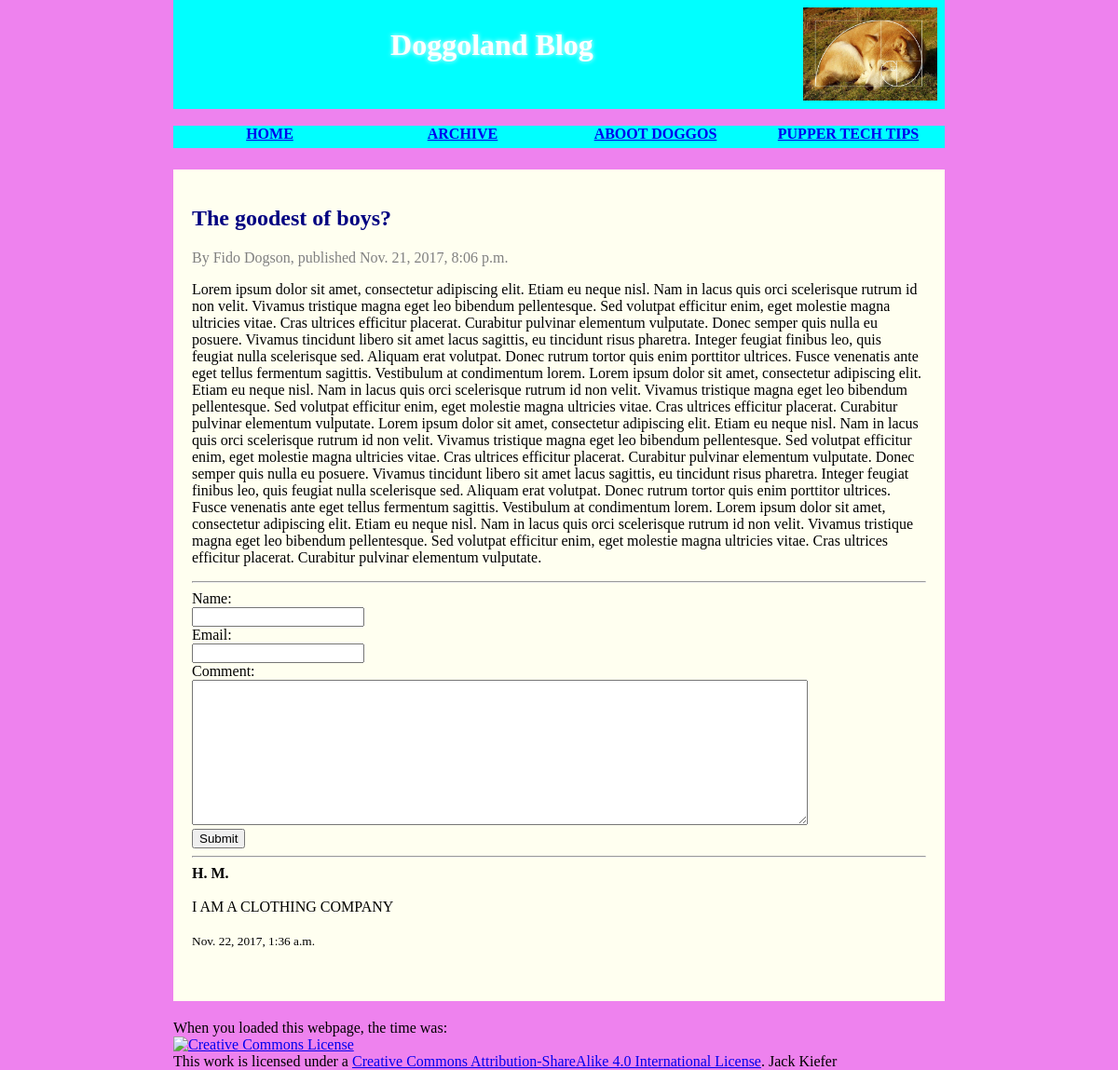
Page /blog/1/ on the committed database.
### blog/models.py (models this page shows, shortened)
class Blog(models.Model):
    title = models.CharField(max_length=200)
    author_name = models.CharField(max_length=50)
    content = models.TextField(max_length = 2000)
    posted_date = models.DateTimeField('date posted')

class Comments(models.Model):
    blog = models.ForeignKey(Blog, on_delete=models.CASCADE)
    commenter_nickname = models.CharField(max_length=50)
    email = models.EmailField()
    content = models.TextField(max_length=1000)
    posted_date = models.DateTimeField('date commented')

### blog/views.py (the view)
# urls.py: url(r'^(?P<blog_id>[0-9]+)/$', views.detail, name='detail'),
def detail(request, blog_id):
    try:
        blog = Blog.objects.get(pk=blog_id)
    except Blog.DoesNotExist:
        raise Http404("Blog post does not exist")
    return render(request, 'blog/detail.html', {'blog': blog})

### blog/templates/blog/detail.html (shortened to what this page needs)
{% load static %}
<!DOCTYPE html>
<html lang="en">
    <head>
        <link rel="stylesheet" type="text/css" href="{% static 'blog/style.css' %}">
    </head>
    <body>
    <header>
        <h1> Doggoland Blog </h1>
        <img src="{% static 'blog/fibbonaci.jpg'%}" alt="f i b b o n a c i  b o y e" />
    </header>
    <nav>
      <ul>
        <li><a href="{% url 'blog:index' %}">Home</a></li>
        <li><a href="{% url 'blog:archive' %}">Archive</a></li>
        <li><a href="{% url 'blog:aboot' %}">Aboot doggos</a></li>
        <li><a href="{% url 'blog:tech' %}">Pupper Tech Tips</a></li>
      </ul>
    </nav>
    <main>
      <article>
<h2>{{ blog.title }}</h2>
<font color="gray">By {{ blog.author_name }}, published {{ blog.posted_date }}</font>
<p>{{ blog.content }}</p>
<hr>
<form action="{% url 'blog:comment' blog.id %}" method="post">
Name:</br>
<input type="text" name="nickname" /><br />
Email:</br>
<input type="email" name="email" /><br/>
Comment:</br>
<textarea name="commentbody" rows="10" cols="80"></textarea>
<br/>
<button type="submit">Submit</button>
</form>
{% for comment in blog.comments_set.all reversed %}
<hr>
<b>{{comment.commenter_nickname}}</b></br></br>
{{comment.content}}<br/></br>
<small>{{comment.posted_date}}</small></br></br></br>
{% endfor %}
      </article>
    </main>
    <footer>
    When you loaded this webpage, the time was: {{ curTime }}
    <br/>
    <a rel="license" href="http://creativecommons.org/licenses/by-sa/4.0/"><img alt="Creative Commons License" style="border-width:0" src="https://i.creativecommons.org/l/by-sa/4.0/88x31.png" /></a><br />This work is licensed under a <a rel="license" href="http://creativecommons.org/licenses/by-sa/4.0/">Creative Commons Attribution-ShareAlike 4.0 International License</a>. Jack Kiefer
    </footer>
   </body>
</html>

### blog/static/blog/style.css (style rules this page uses)
html { margin: 0; padding: 0; }
body { margin: 0; padding: 0; background-color: violet; width: 69%; margin: 0 auto; }
h1, h2, h3 { font-family: cursive; }
header { margin-bottom: 15px; display: flex; padding: 1%; background-color: cyan; }
header img { display: block; height: 100px; }
h1 { flex: 5; font-size: 2em; text-align: center; text-shadow: 0px 0px 5px white; color: white; }
h2 { color: navy; }
nav { height: 30px; display: flex; flex: 100%; }
nav ul { display: flex; flex: 2; list-style-type: none; padding: 0; margin: 3px auto; background-color: cyan; }
nav li { text-align: center; display: inline; flex: 1; }
nav a, nav span { display: inline-block; height: 20px; font-weight: bold; text-transform: uppercase; }
main { display: flex; margin: 20px auto; }
article { flex: 3; padding: 20px 20px 20px 20px; background-color: #FFFFF0; }

### rows in the picture
Blog: title "The goodest of boys?", author_name "Fido Dogson", posted_date "Nov. 21, 2017, 8:06 p.m.", content "Lorem ipsum dolor sit amet, consectetur adipiscing elit. Etiam eu neque nisl. Nam in lacus quis orci scelerisque rutrum id non velit. Vivamus tristique magna eget leo bibendum pellentesque. Sed volutpat efficitur enim, eget molestie magna ultricies vitae. Cras ultrices efficitur placerat. Curabitur pulvinar elementum vulputate. Donec semper quis nulla eu posuere. Vivamus tincidunt libero sit amet lacus sagittis, eu tincidunt risus pharetra. Integer feugiat finibus leo, quis feugiat nulla scelerisque sed. Aliquam erat volutpat. Donec rutrum tortor quis enim porttitor ultrices. Fusce venenatis ante eget tellus fermentum sagittis. Vestibulum at condimentum lorem. Lorem ipsum dolor sit amet,…"
Comments: commenter_nickname "H. M.", content "I AM A CLOTHING COMPANY", posted_date "Nov. 22, 2017, 1:36 a.m."
